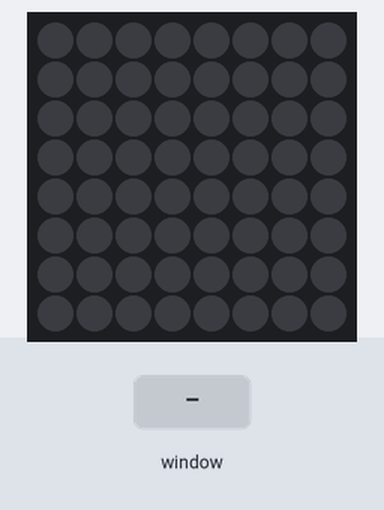
The program below on a simulated Raspberry Pi (BCM pin numbers) with a Sense HAT. On the bench: the Sense HAT's 8×8 RGB LED matrix. Inputs (shaded band) come from the test bench. Dim RGB values are drawn brighter than linear; the desktop window is not drawn, its controls go by their first labels and the mouse button is held 0.15 s.

Above: at 1.2 s.
1.3 s: control labelled "Flash" in the window clicked
At 2.2 s:
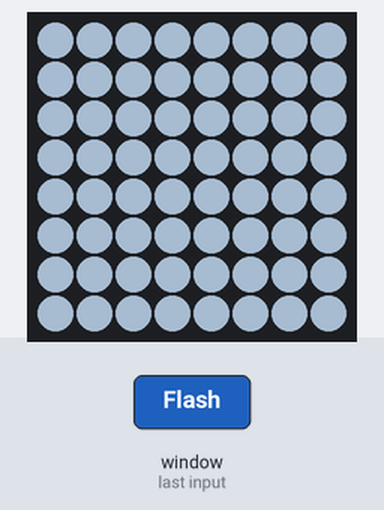
2.8 s: control labelled "Clear" in the window clicked
At 3.4 s:
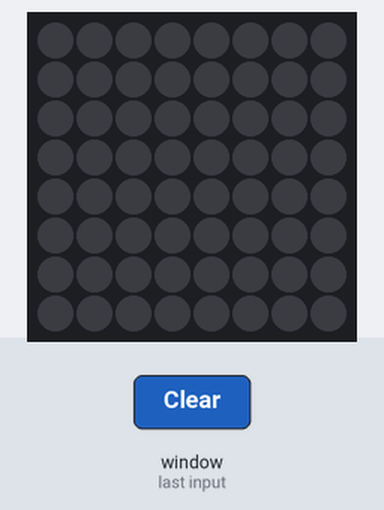
Timing chart, 0 to 5.8 s (numbered marks = the images above; inputs shaded):
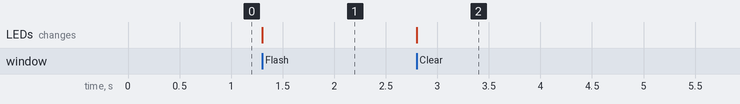

Measured:
- after the input at 1.3 s, the LEDs: change at once (image 1)
- after the input at 2.8 s, the LEDs: change at once (image 2)

The program:

main.py
```python
from PySide2.QtWidgets import *
from light import Ui_MainWindow
from sense_hat import SenseHat
#from sense_emu import SenseHat
from time import sleep

class MyApp(QMainWindow, Ui_MainWindow):
    def __init__(self):
        super().__init__()
        Ui_MainWindow.setupUi(self, self)
        self.main()

    def main(self):
        self.sense = SenseHat()
        self.R = 100
        self.G = 110
        self.B = 120
        self.Color = (self.R, self.G, self.B)

    def flash(self):
        self.Color = (self.R, self.G, self.B)
        self.sense.clear(self.Color)

    def clear(self):
        self.sense.clear()

    def click(self, x, y):
        self.Color = (self.R, self.G, self.B)
        self.sense.set_pixel(y, x, self.Color)
        print(y, x)

    def rslide(self, val):
        self.R = val

    def gslide(self, val):
        self.G = val

    def bslide(self, val):
        self.B = val

app = QApplication()
win = MyApp()
win.show()
app.exec_()
```

light.py
```python
# -*- coding: utf-8 -*-

################################################################################
## Form generated from reading UI file 'light.ui'
##
## Created by: Qt User Interface Compiler version 6.4.0
##
## WARNING! All changes made in this file will be lost when recompiling UI file!
################################################################################

from PySide2.QtCore import (QCoreApplication, QDate, QDateTime, QLocale,
    QMetaObject, QObject, QPoint, QRect,
    QSize, QTime, QUrl, Qt)
from PySide2.QtGui import (QBrush, QColor, QConicalGradient, QCursor,
    QFont, QFontDatabase, QGradient, QIcon,
    QImage, QKeySequence, QLinearGradient, QPainter,
    QPalette, QPixmap, QRadialGradient, QTransform)
from PySide2.QtWidgets import (QAbstractItemView, QApplication, QGridLayout, QHeaderView,
    QMainWindow, QMenuBar, QPushButton, QSizePolicy,
    QSlider, QStatusBar, QTableWidget, QTableWidgetItem,
    QWidget)

class Ui_MainWindow(object):
    def setupUi(self, MainWindow):
        if not MainWindow.objectName():
            MainWindow.setObjectName(u"MainWindow")
        MainWindow.resize(642, 500)
        self.centralwidget = QWidget(MainWindow)
        self.centralwidget.setObjectName(u"centralwidget")
        self.gridLayoutWidget = QWidget(self.centralwidget)
        self.gridLayoutWidget.setObjectName(u"gridLayoutWidget")
        self.gridLayoutWidget.setGeometry(QRect(150, 40, 301, 391))
        self.gridLayout = QGridLayout(self.gridLayoutWidget)
        self.gridLayout.setObjectName(u"gridLayout")
        self.gridLayout.setContentsMargins(0, 0, 0, 0)
        self.sliderR = QSlider(self.gridLayoutWidget)
        self.sliderR.setObjectName(u"sliderR")
        self.sliderR.setMaximum(255)
        self.sliderR.setValue(100)
        self.sliderR.setOrientation(Qt.Horizontal)

        self.gridLayout.addWidget(self.sliderR, 1, 0, 1, 1)

        self.sliderB = QSlider(self.gridLayoutWidget)
        self.sliderB.setObjectName(u"sliderB")
        self.sliderB.setMaximum(255)
        self.sliderB.setValue(120)
        self.sliderB.setOrientation(Qt.Horizontal)

        self.gridLayout.addWidget(self.sliderB, 5, 0, 1, 1)

        self.pushButton_2 = QPushButton(self.gridLayoutWidget)
        self.pushButton_2.setObjectName(u"pushButton_2")

        self.gridLayout.addWidget(self.pushButton_2, 12, 0, 1, 1)

        self.pushButton = QPushButton(self.gridLayoutWidget)
        self.pushButton.setObjectName(u"pushButton")

        self.gridLayout.addWidget(self.pushButton, 11, 0, 1, 1)

        self.sliderG = QSlider(self.gridLayoutWidget)
        self.sliderG.setObjectName(u"sliderG")
        self.sliderG.setMaximum(255)
        self.sliderG.setValue(110)
        self.sliderG.setOrientation(Qt.Horizontal)

        self.gridLayout.addWidget(self.sliderG, 3, 0, 1, 1)

        self.table = QTableWidget(self.gridLayoutWidget)
        if (self.table.columnCount() < 8):
            self.table.setColumnCount(8)
        if (self.table.rowCount() < 8):
            self.table.setRowCount(8)
        self.table.setObjectName(u"table")
        self.table.setEditTriggers(QAbstractItemView.NoEditTriggers)
        self.table.setAlternatingRowColors(False)
        self.table.setSelectionMode(QAbstractItemView.SingleSelection)
        self.table.setRowCount(8)
        self.table.setColumnCount(8)
        self.table.horizontalHeader().setVisible(False)
        self.table.horizontalHeader().setDefaultSectionSize(36)
        self.table.verticalHeader().setVisible(False)

        self.gridLayout.addWidget(self.table, 0, 0, 1, 1)

        MainWindow.setCentralWidget(self.centralwidget)
        self.menubar = QMenuBar(MainWindow)
        self.menubar.setObjectName(u"menubar")
        self.menubar.setGeometry(QRect(0, 0, 642, 22))
        MainWindow.setMenuBar(self.menubar)
        self.statusbar = QStatusBar(MainWindow)
        self.statusbar.setObjectName(u"statusbar")
        MainWindow.setStatusBar(self.statusbar)

        self.retranslateUi(MainWindow)
        self.pushButton_2.clicked.connect(MainWindow.clear)
        self.pushButton.clicked.connect(MainWindow.flash)
        self.sliderR.valueChanged.connect(MainWindow.rslide)
        self.sliderG.valueChanged.connect(MainWindow.gslide)
        self.sliderB.valueChanged.connect(MainWindow.bslide)
        self.table.cellEntered.connect(MainWindow.click)
        self.table.cellPressed.connect(MainWindow.click)

        QMetaObject.connectSlotsByName(MainWindow)
    # setupUi

    def retranslateUi(self, MainWindow):
        MainWindow.setWindowTitle(QCoreApplication.translate("MainWindow", u"MainWindow", None))
        self.pushButton_2.setText(QCoreApplication.translate("MainWindow", u"Clear", None))
        self.pushButton.setText(QCoreApplication.translate("MainWindow", u"Flash", None))
    # retranslateUi
```
